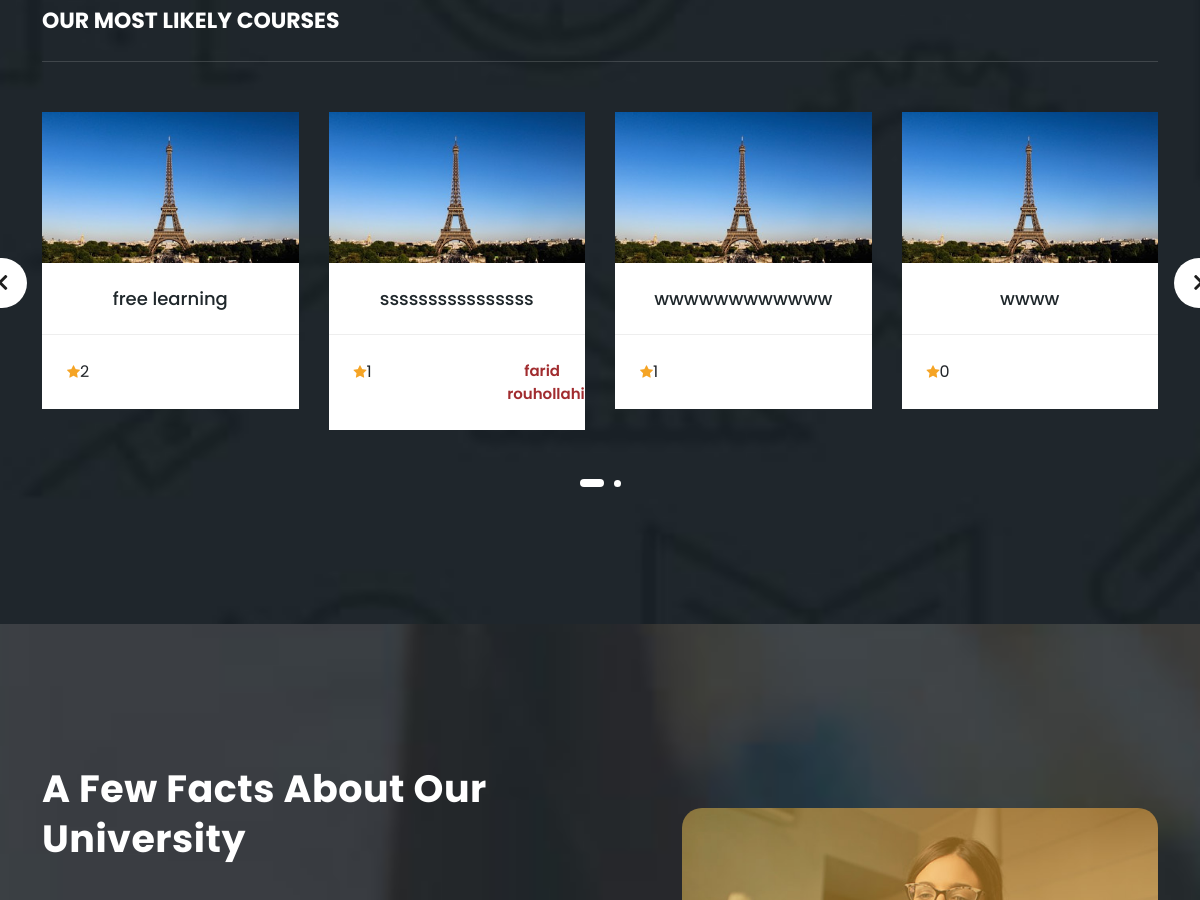
/contact (middle part), run on an earlier commit of the app's database.
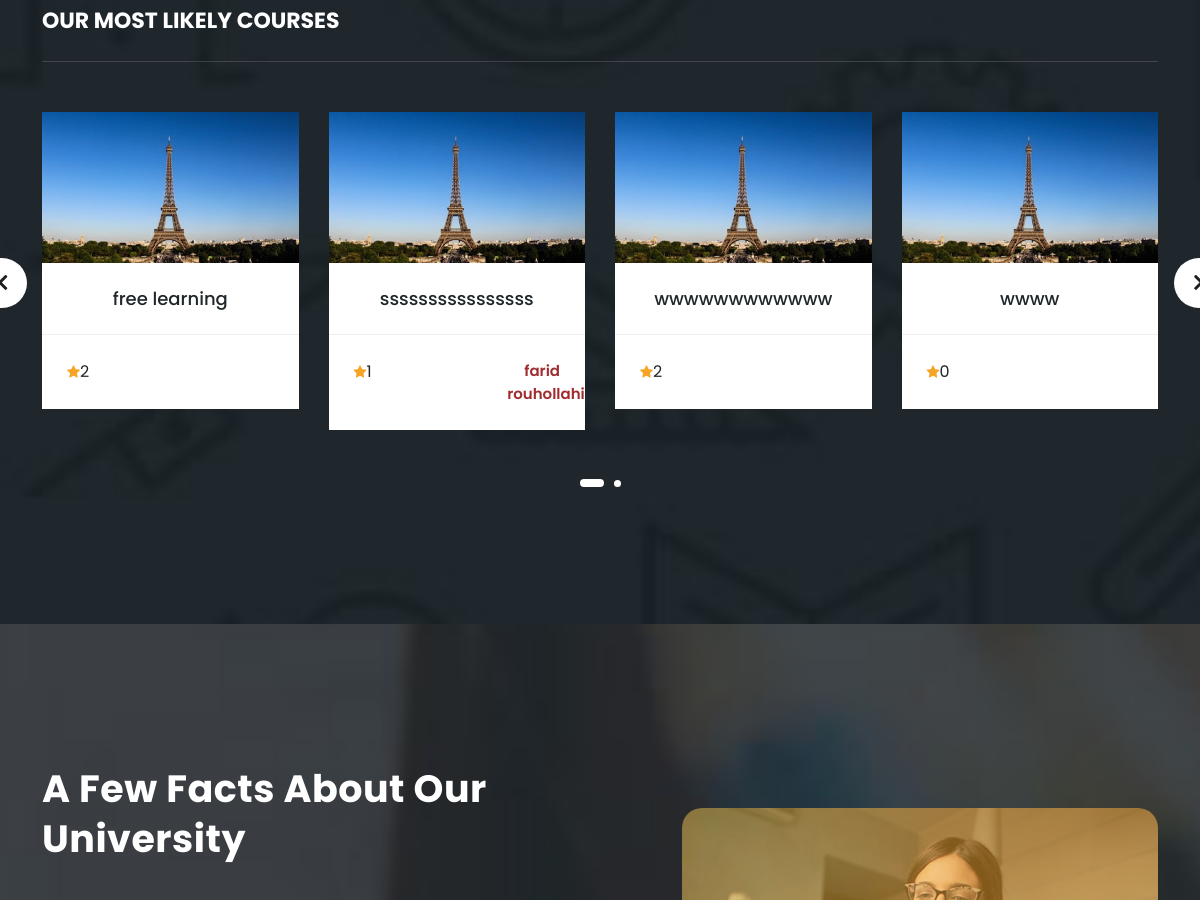
And on a later commit of the database.
### blog/models.py (models this page shows, shortened)
class Post(models.Model):
    image = models.ImageField(upload_to='blog/', default='blog/default.jpg')
    tags = TaggableManager(blank=True)
    category = models.ManyToManyField(Category)
    author = models.ForeignKey(User, on_delete=models.SET_NULL, null=True)
    title = models.CharField(max_length=255)
    content = models.TextField()
    counted_view = models.IntegerField(default=0)
    status = models.BooleanField(default=False)
    created_date = models.DateTimeField(auto_now_add=True)
    updated_date = models.DateTimeField(auto_now=True)
    published_date = models.DateTimeField(null=True)
    like = models.IntegerField(default=0)
    class Meta:
        ordering = ["-created_date"]

### mysite/views.py (the view, shortened to what this page needs)
# urls.py: path("contact", contact_view, name='contact'),
def contact_view(request):
    form = ContactForm()
    return render(request, "mysite/index.html", {"form": form})

### mysite/templatetags/website_tags.py (called while the page is built)
@register.inclusion_tag('mysite/most-recently-post.html')
def most_recently_post():
    posts = Post.objects.filter(
        published_date__lte=timezone.now(), status=1).order_by("published_date")[:6]
    return {'posts': posts}

### templates/mysite/index.html (shortened to what this page needs)
{% extends 'base.html' %}
{% load static %}
{% block content %}
{% load website_tags %}
{% most_recently_post %}
<section class="our-facts">
  <div class="container">
    <div class="row">
      <div class="col-lg-6">
        <div class="row">
          <div class="col-lg-12">
            <h2>A Few Facts About Our University</h2>
          </div>
        </div>
      </div>
      <div class="col-lg-6 align-self-center">
        <div class="video">
          <a href="https://www.youtube.com/watch?v=HndV87XpkWg" target="_blank"><img
              src="{% static 'assets/images/play-icon.png' %}" alt=""></a>
        </div>
      </div>
    </div>
  </div>
</section>
{% endblock %}

### templates/mysite/most-recently-post.html
{% load static %}
<section class="our-courses" id="courses">
    <div class="container">
        <div class="row">
            <div class="col-lg-12">
                <div class="section-heading">
                    <h2>Our Most Likely Courses</h2>
                </div>
            </div>
            <div class="col-lg-12">
                <div class="owl-courses-item owl-carousel">
                    {% for post in posts %}
                    <div class="item">
                        <img src="{{post.image.url}}" alt="Course One">
                        <div class="down-content">
                            <h4>{{post.title}}</h4>
                            <div class="info">
                                <div class="row">
                                    <div class="col-8">
                                        <ul>
                                            <li><i class="fa fa-star"></i>{{post.like}}</li>
                                        </ul>
                                    </div>
                                    <div class="col-4">
                                        <span>{{post.author.get_full_name}}</span>
                                    </div>
                                </div>
                            </div>
                        </div>
                    </div>
                    {% endfor %}
                </div>
            </div>
        </div>
    </div>
</section>

What changed in the data, as far as the page shows it:
changed Post "wwwwwwwwwwww": like "1" → "2"
